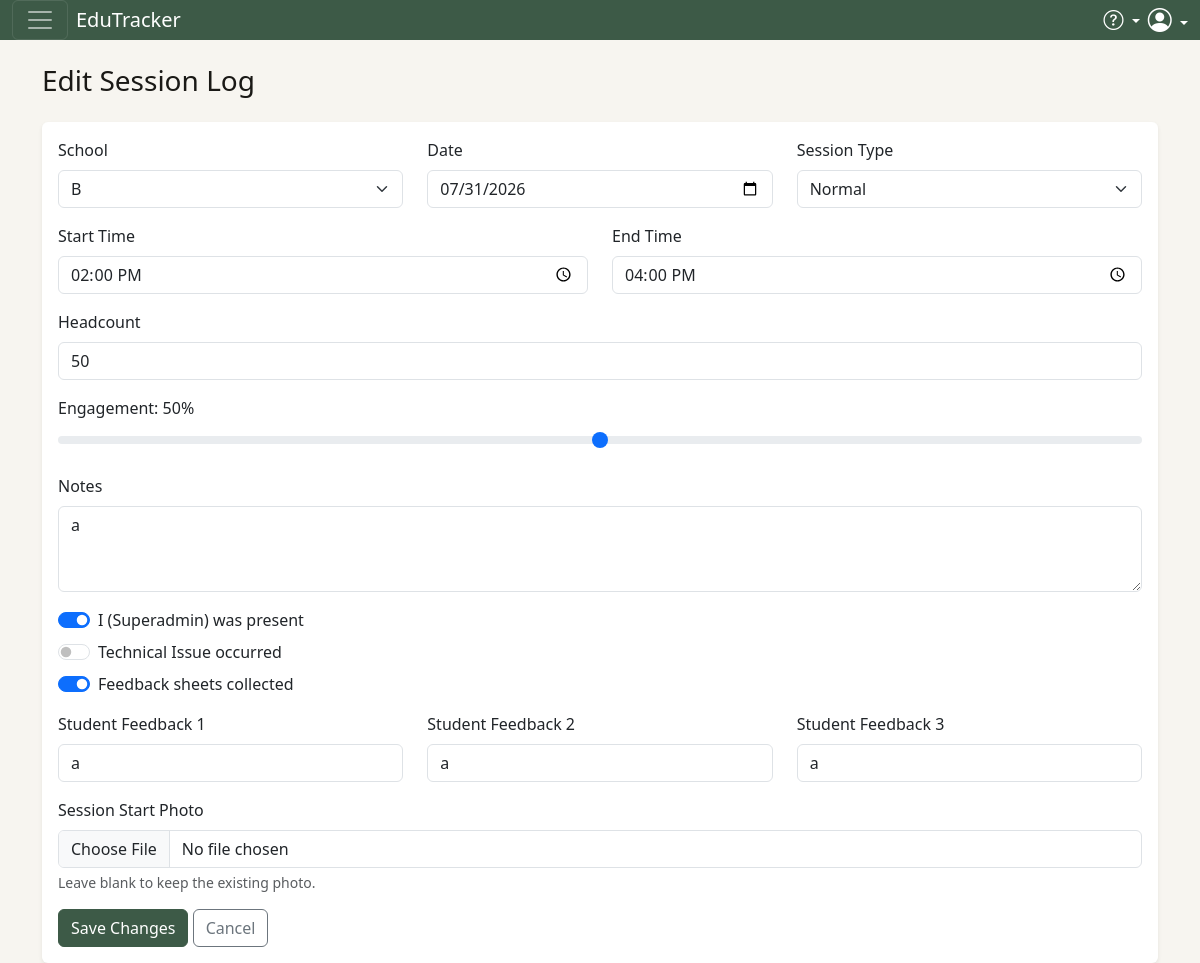
Page /superadmin/session/1/edit (signed in) on the committed database.
### models.py (models this page shows)
class SessionLog(db.Model):
    __tablename__ = "session_logs"
    id = db.Column(db.Integer, primary_key=True)
    school = db.Column(db.String(50), nullable=False)
    date = db.Column(db.Date, nullable=False)
    start_time = db.Column(db.String(10))
    end_time = db.Column(db.String(10))
    headcount = db.Column(db.Integer, nullable=False)
    engagement = db.Column(db.Integer, nullable=False)
    session_type = db.Column(db.String(20), default="normal")
    notes = db.Column(db.Text)
    feedback_sheets_collected = db.Column(db.Boolean, default=False)
    supervisor_present = db.Column(db.Boolean, default=False)
    technical_issue = db.Column(db.Boolean, default=False)
    issue_description = db.Column(db.Text, nullable=True)
    time_lost_minutes = db.Column(db.Integer, nullable=True)
    issue_resolved = db.Column(db.Boolean, default=False)
    called_superadmin = db.Column(db.Boolean, default=False)
    student_feedback_1 = db.Column(db.Text)
    student_feedback_2 = db.Column(db.Text)
    student_feedback_3 = db.Column(db.Text)
    created_by = db.Column(db.Integer, db.ForeignKey("users.id"), nullable=False)
    created_at = db.Column(db.DateTime, default=_datetime.utcnow)
    staff = db.relationship("User", backref="session_logs")
    photos = db.relationship("SessionPhoto", backref="session_log", lazy=True)

### app.py (the view)
    @app.route("/superadmin/session/<int:session_id>/edit")
    @role_required("superadmin")
    def superadmin_session_edit(session_id):
        log = SessionLog.query.get_or_404(session_id)
        return render_template(
            "superadmin_session_form.html", schools=app.config["SCHOOLS"], log=log
        )

### app.py (called while the page is built)
def create_app():
    app = Flask(__name__)
    app.config.from_object(Config)
    db.init_app(app)
    migrate.init_app(app, db)
    login_manager.init_app(app)
    def generate_csrf_token():
        if "csrf_token" not in session:
            session["csrf_token"] = secrets.token_hex(16)
        return session["csrf_token"]
    app.jinja_env.globals["csrf_token"] = generate_csrf_token
    register_routes(app)
    with app.app_context():
        db.create_all()
        seed_superadmin()
    return app

@login_manager.user_loader
def load_user(user_id):
    return User.query.get(int(user_id))

def role_required(*roles):
    def decorator(f):
        @wraps(f)
        def wrapped(*args, **kwargs):
            if not current_user.is_authenticated:
                flash("Please log in to continue.", "warning")
                return redirect(url_for("login"))
            if current_user.role not in roles:
                flash("You are not authorized to view that page.", "danger")
                return redirect(url_for("dashboard"))
            return f(*args, **kwargs)
        return wrapped
    return decorator

### templates/superadmin_session_form.html (shortened to what this page needs)
{% extends "base.html" %}
{% block content %}
<div class="container mt-4">
    <h3 class="mb-4">{{ 'Edit Session Log' if log else 'Log a Session' }}</h3>
    <div class="card border-0 shadow-sm">
        <div class="card-body">
            <form method="POST"
                  action="{{ url_for('superadmin_session_update', session_id=log.id) if log else url_for('superadmin_session_create') }}"
                  enctype="multipart/form-data">
                <div class="row">
                    <div class="col-md-4 mb-3">
                        <label class="form-label">School</label>
                        <select name="school" class="form-select" required>
                            {% for s in schools %}
                            <option value="{{ s }}" {% if log and log.school == s %}selected{% endif %}>{{ s }}</option>
                            {% endfor %}
                        </select>
                    </div>
                    <div class="col-md-4 mb-3">
                        <label class="form-label">Date</label>
                        <input type="date" name="date" class="form-control"
                               value="{{ log.date.isoformat() if log else '' }}" required>
                    </div>
                    <div class="col-md-4 mb-3">
                        <label class="form-label">Session Type</label>
                        <select name="session_type" class="form-select">
                            <option value="normal" {% if not log or log.session_type != 'experiment' %}selected{% endif %}>Normal</option>
                        </select>
                    </div>
                </div>
                <div class="row">
                    <div class="col-6 mb-3">
                        <label class="form-label">Start Time</label>
                        <input type="time" name="start_time" class="form-control"
                               value="{{ log.start_time if log else '' }}" required>
                    </div>
                    <div class="col-6 mb-3">
                        <label class="form-label">End Time</label>
                        <input type="time" name="end_time" class="form-control"
                               value="{{ log.end_time if log else '' }}" required>
                    </div>
                </div>
                <div class="mb-3">
                    <label class="form-label">Headcount</label>
                    <input type="number" name="headcount" class="form-control" min="0"
                           value="{{ log.headcount if log else '' }}" required>
                </div>
                <div class="mb-3">
                    <label class="form-label">Engagement: <span id="engagementValue">{{ log.engagement if log else 50 }}</span>%</label>
                    <input type="range" class="form-range" id="engagementSlider" min="0" max="100"
                           value="{{ log.engagement if log else 50 }}">
                </div>
                <div class="mb-3">
                    <label class="form-label">Notes</label>
                    <textarea name="notes" class="form-control" rows="3">{{ log.notes if log else '' }}</textarea>
                </div>
                <div class="form-check form-switch mb-2">
                    <input class="form-check-input" type="checkbox" name="supervisor_present" id="supervisorToggle"
                           {% if log and log.supervisor_present %}checked{% endif %}>
                    <label class="form-check-label" for="supervisorToggle">I (Superadmin) was present</label>
                </div>
                <div class="form-check form-switch mb-2">
                    <input class="form-check-input" type="checkbox" name="technical_issue" id="techIssueToggle"
                           {% if log and log.technical_issue %}checked{% endif %}>
                    <label class="form-check-label" for="techIssueToggle">Technical Issue occurred</label>
                </div>
                <div class="form-check form-switch mb-3">
                    <input class="form-check-input" type="checkbox" name="feedback_sheets_collected" id="feedbackToggle"
                           {% if log and log.feedback_sheets_collected %}checked{% endif %}>
                    <label class="form-check-label" for="feedbackToggle">Feedback sheets collected</label>
                </div>
                <div class="row">
                    <div class="col-md-4 mb-3">
                        <label class="form-label">Student Feedback 1</label>
                        <input type="text" name="student_feedback_1" class="form-control" value="{{ log.student_feedback_1 if log else '' }}">
                    </div>
                    <div class="col-md-4 mb-3">
                        <label class="form-label">Student Feedback 2</label>
                        <input type="text" name="student_feedback_2" class="form-control" value="{{ log.student_feedback_2 if log else '' }}">
                    </div>
                    <div class="col-md-4 mb-3">
                        <label class="form-label">Student Feedback 3</label>
                        <input type="text" name="student_feedback_3" class="form-control" value="{{ log.student_feedback_3 if log else '' }}">
                    </div>
                </div>
                <div class="mb-3">
                    <label class="form-label">Session Start Photo {% if not log %}<span class="text-danger">*</span>{% endif %}</label>
                    <input type="file" name="session_start_photo" class="form-control" accept="image/*" {% if not log %}required{% endif %}>
                    {% if log %}
                    <div class="form-text">Leave blank to keep the existing photo.</div>
                    {% endif %}
                </div>
                <button type="submit" class="btn btn-primary">{{ 'Save Changes' if log else 'Submit Log' }}</button>
                <a href="{{ url_for('superadmin_sessions') }}" class="btn btn-outline-secondary">Cancel</a>
            </form>
        </div>
    </div>
</div>
{% endblock %}

### static/css/base.css (style rules this page uses)
body { background-color: #f7f5f0; color: #1a1916; }
.btn-primary { background-color: #3d5a47; border-color: #3d5a47; }
a { color: #3d5a47; }

### rows in the picture
SessionLog: school "B", date "07/31/2026", session_type "Normal", start_time "14:00", end_time "16:00", headcount "50", engagement "50", notes "a", supervisor_present "☑", feedback_sheets_collected "☑", student_feedback_1 "a", student_feedback_2 "a", student_feedback_3 "a"

### other values in the picture
{{ 'Edit Session Log' if log else 'Log a Session' }} "Edit Session Log"
{{ 'Save Changes' if log else 'Submit Log' }} "Save Changes"
